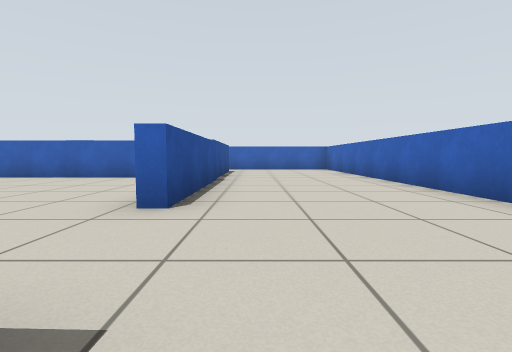
[1] (above)

17 first-person views from a walk through a world built for the Gazebo simulator. The camera is 0.57 m above the floor, tilts 4° down and sees 85° across. The floor is counted in squares, 1 m on a side. Each view is taken from the middle of a square. On the plan, view 1 faces up. The plan holds only what a view shows up to about 9 squares ahead; the rest is blank.

[2]
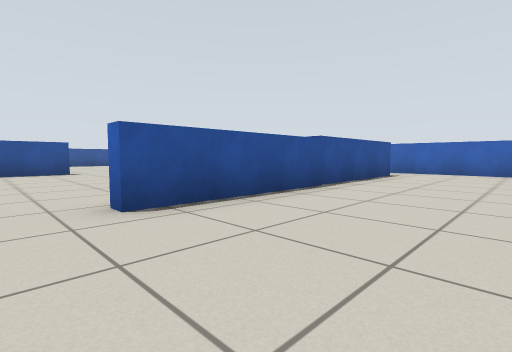

[3]
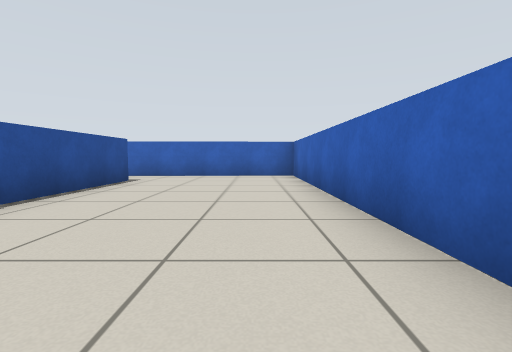

[4]
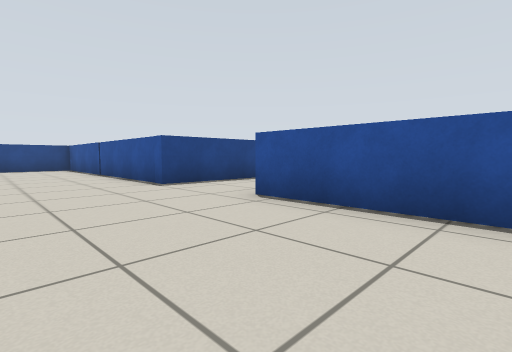

[5]
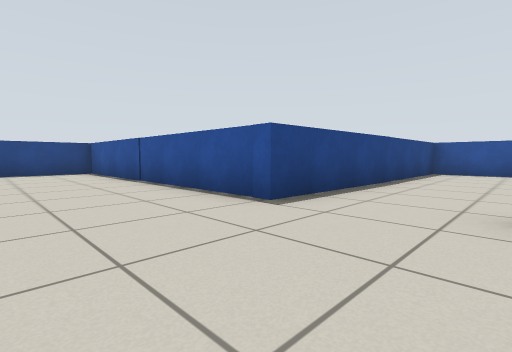

[6]
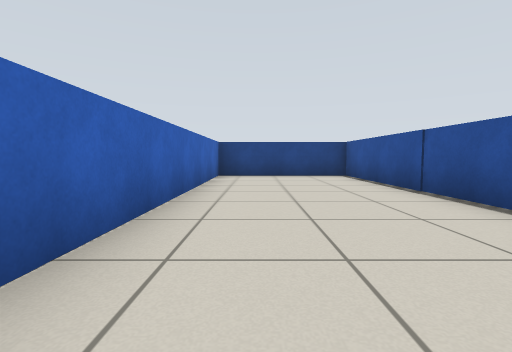

[7]
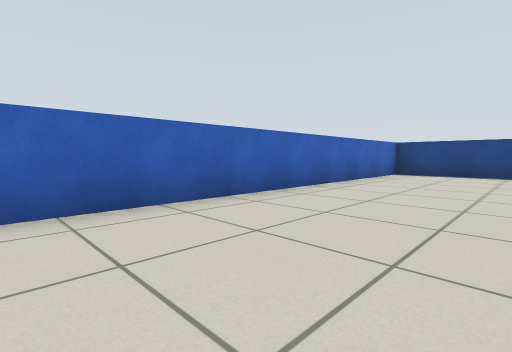

[8]
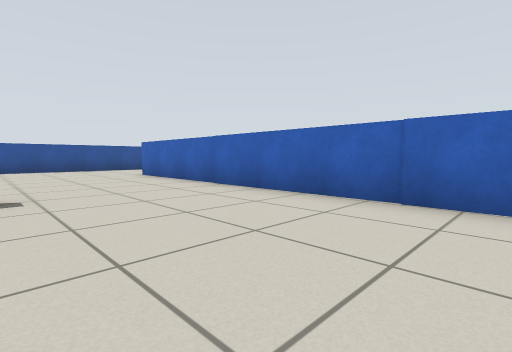

[9]
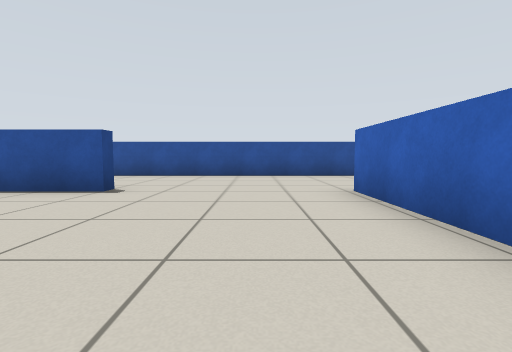

[10]
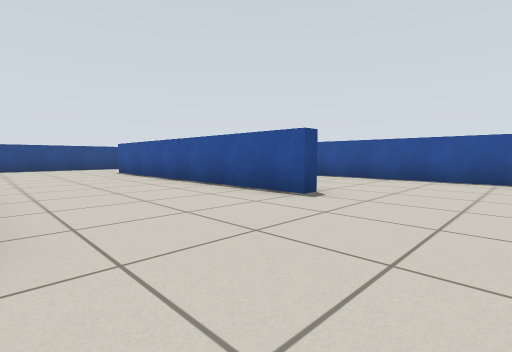

[11]
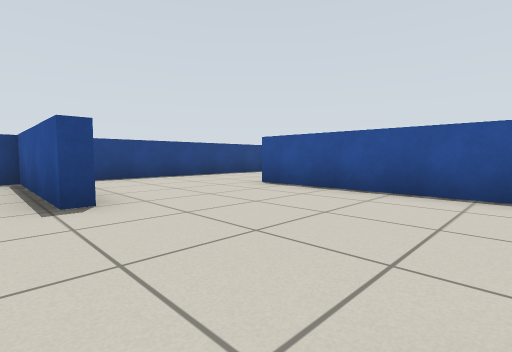

[12]
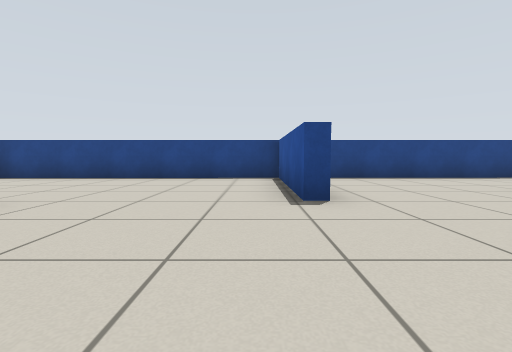

[13]
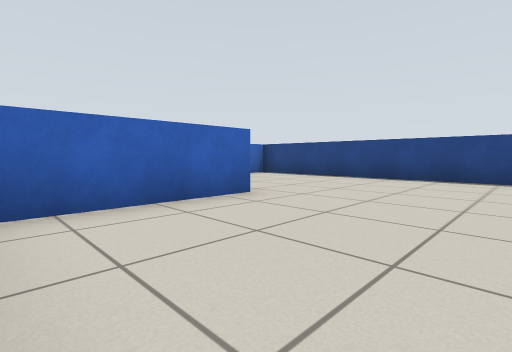

[14]
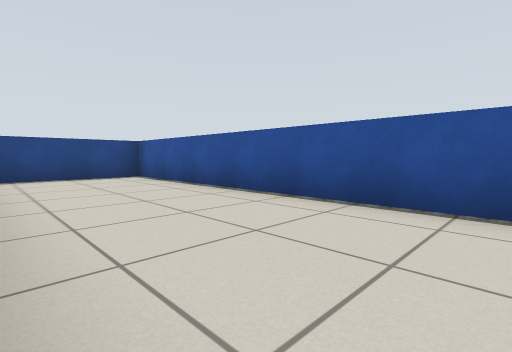

[15]
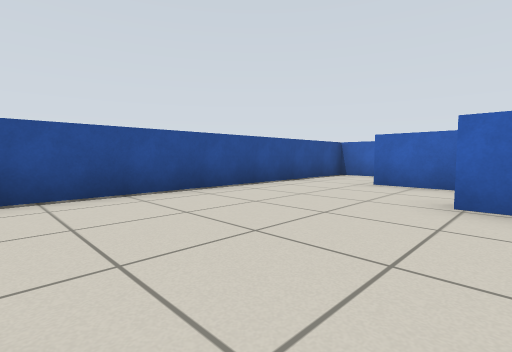

[16]
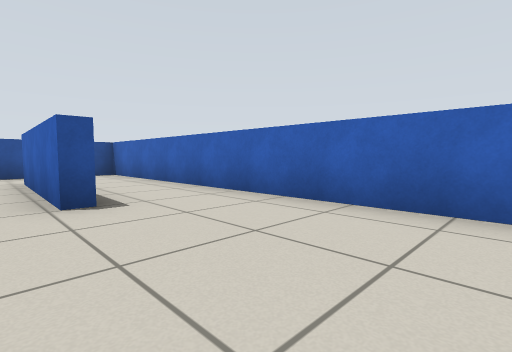

[17]
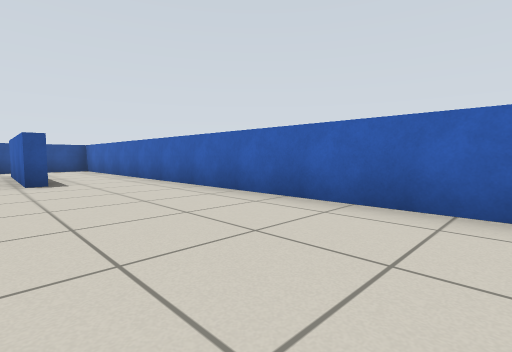

### Floor plan
Ten units are one square. View 1 is at (0, 0); x grows to the right and y downward. Boxes are objects, and circles mark ways between rooms. Rooms are numbered by the first view taken in them; rooms with no view inside come last. Other rooms are left out.
<svg viewBox="-168 -128 204 208">
<path fill="none" stroke="#000" d="M-7 -6 -7 74 31 73 31 -123 -19 -122M-10 -106 -10 -30 -14 -30M-90 36 -86 36 -86 74 -12 74M-83 -41 -83 -8 -7 -6M-125 -36 -125 44M-48 31 -48 0M-149 75 -100 74M-32 -76 -127 -75M-126 -97 -143 -97M-163 -95 -163 40 -133 40M-104 -96 -126 -97M-41 -122 -163 -120 -163 -95"/>
<circle cx="-10" cy="-25" r="3" fill="#2a7"/>
<circle cx="-10" cy="-110" r="3" fill="#2a7"/>
<circle cx="-115" cy="-90" r="3" fill="#2a7"/>
<circle cx="-155" cy="-100" r="3" fill="#2a7"/>
<text x="10" y="-20">1</text>
<text x="-90" y="0">2</text>
<text x="-80" y="-100">3</text>
</svg>
Room 1 opens to room 2. Room 1 opens to room 3. Room 2 opens to room 3.

Where each view was taken, in squares from view 1:
view 1: 0 up, 0 right, facing up
view 2: 2 up, 2 right, facing up-left
view 3: 4 up, 2 right, facing up
view 4: 6 up, 2 right, facing down-left
view 5: 3 up, 2 right, facing down-left
view 6: 1 up, 2 right, facing down
view 7: 2 up, 0 right, facing down-right
view 8: 4 up, 4 left, facing up-left
view 9: 6 up, 8 left, facing left
view 10: 6 up, 9 left, facing down-left
view 11: 0 up, 8 left, facing down-left
view 12: 0 up, 8 left, facing down
view 13: 0 up, 8 left, facing down-right
view 14: 4 up, 13 left, facing down-left
view 15: 4 up, 12 left, facing up-left
view 16: 9 up, 7 left, facing up-left
view 17: 9 up, 4 left, facing up-left
